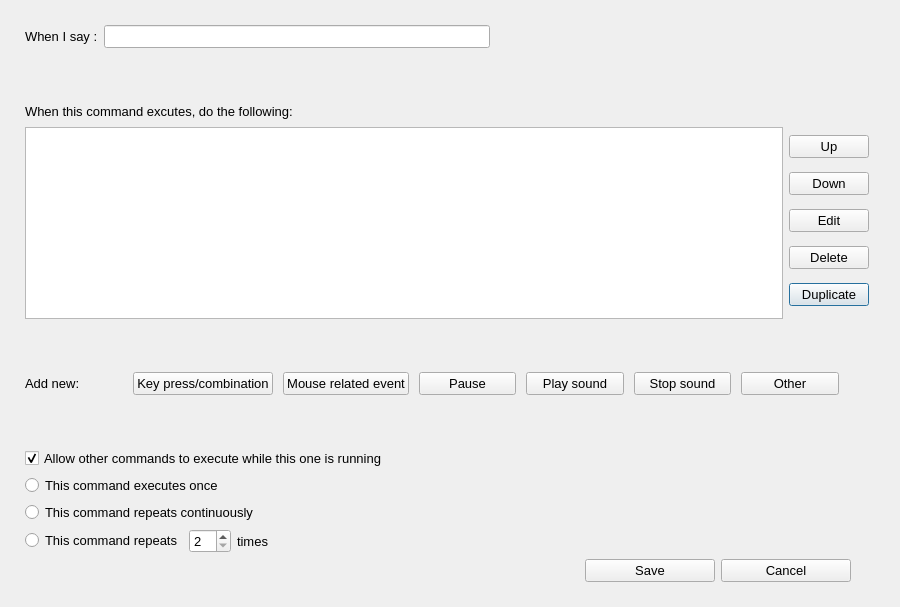
<?xml version="1.0" encoding="UTF-8"?>
<ui version="4.0">
 <class>CommandEditDialog</class>
 <widget class="QDialog" name="CommandEditDialog">
  <property name="geometry">
   <rect>
    <x>0</x>
    <y>0</y>
    <width>900</width>
    <height>607</height>
   </rect>
  </property>
  <property name="font">
   <font>
    <pointsize>10</pointsize>
   </font>
  </property>
  <property name="windowTitle">
   <string>Command Edit Dialog</string>
  </property>
  <property name="sizeGripEnabled">
   <bool>false</bool>
  </property>
  <layout class="QGridLayout" name="gridLayout">
   <property name="leftMargin">
    <number>25</number>
   </property>
   <property name="topMargin">
    <number>25</number>
   </property>
   <property name="rightMargin">
    <number>25</number>
   </property>
   <property name="bottomMargin">
    <number>25</number>
   </property>
   <item row="9" column="0">
    <layout class="QHBoxLayout" name="horizontalLayout_9">
     <item>
      <widget class="QRadioButton" name="oneExe">
       <property name="text">
        <string>This command executes once</string>
       </property>
       <property name="autoExclusive">
        <bool>true</bool>
       </property>
      </widget>
     </item>
     <item>
      <spacer name="horizontalSpacer_4">
       <property name="orientation">
        <enum>Qt::Orientation::Horizontal</enum>
       </property>
       <property name="sizeHint" stdset="0">
        <size>
         <width>40</width>
         <height>20</height>
        </size>
       </property>
      </spacer>
     </item>
    </layout>
   </item>
   <item row="3" column="0" colspan="7">
    <layout class="QHBoxLayout" name="horizontalLayout_7">
     <item>
      <widget class="QListWidget" name="actionsListWidget">
       <property name="font">
        <font>
         <pointsize>11</pointsize>
        </font>
       </property>
      </widget>
     </item>
     <item>
      <layout class="QVBoxLayout" name="verticalLayout_6">
       <item>
        <widget class="QPushButton" name="upBut">
         <property name="minimumSize">
          <size>
           <width>0</width>
           <height>0</height>
          </size>
         </property>
         <property name="text">
          <string>Up</string>
         </property>
         <property name="autoDefault">
          <bool>false</bool>
         </property>
        </widget>
       </item>
       <item>
        <widget class="QPushButton" name="downBut">
         <property name="minimumSize">
          <size>
           <width>0</width>
           <height>0</height>
          </size>
         </property>
         <property name="text">
          <string>Down</string>
         </property>
         <property name="autoDefault">
          <bool>false</bool>
         </property>
        </widget>
       </item>
       <item>
        <widget class="QPushButton" name="editBut">
         <property name="minimumSize">
          <size>
           <width>0</width>
           <height>0</height>
          </size>
         </property>
         <property name="text">
          <string>Edit</string>
         </property>
         <property name="autoDefault">
          <bool>false</bool>
         </property>
        </widget>
       </item>
       <item>
        <widget class="QPushButton" name="deleteBut">
         <property name="minimumSize">
          <size>
           <width>0</width>
           <height>0</height>
          </size>
         </property>
         <property name="text">
          <string>Delete</string>
         </property>
         <property name="autoDefault">
          <bool>false</bool>
         </property>
        </widget>
       </item>
       <item>
        <widget class="QPushButton" name="duplicateBtn">
         <property name="minimumSize">
          <size>
           <width>0</width>
           <height>0</height>
          </size>
         </property>
         <property name="text">
          <string>Duplicate</string>
         </property>
        </widget>
       </item>
      </layout>
     </item>
    </layout>
   </item>
   <item row="2" column="0" colspan="2">
    <layout class="QHBoxLayout" name="horizontalLayout_6">
     <item>
      <widget class="QLabel" name="label_2">
       <property name="text">
        <string>When this command excutes, do the following:</string>
       </property>
      </widget>
     </item>
     <item>
      <spacer name="horizontalSpacer_2">
       <property name="orientation">
        <enum>Qt::Orientation::Horizontal</enum>
       </property>
       <property name="sizeHint" stdset="0">
        <size>
         <width>40</width>
         <height>20</height>
        </size>
       </property>
      </spacer>
     </item>
    </layout>
   </item>
   <item row="11" column="0">
    <layout class="QHBoxLayout" name="horizontalLayout_11">
     <item>
      <widget class="QRadioButton" name="repeatExe">
       <property name="text">
        <string>This command repeats</string>
       </property>
       <property name="autoExclusive">
        <bool>true</bool>
       </property>
      </widget>
     </item>
     <item>
      <widget class="QSpinBox" name="repeatCnt">
       <property name="minimum">
        <number>2</number>
       </property>
      </widget>
     </item>
     <item>
      <widget class="QLabel" name="label_3">
       <property name="text">
        <string>times</string>
       </property>
      </widget>
     </item>
     <item>
      <spacer name="horizontalSpacer_6">
       <property name="orientation">
        <enum>Qt::Orientation::Horizontal</enum>
       </property>
       <property name="sizeHint" stdset="0">
        <size>
         <width>40</width>
         <height>20</height>
        </size>
       </property>
      </spacer>
     </item>
    </layout>
   </item>
   <item row="1" column="0">
    <spacer name="verticalSpacer">
     <property name="orientation">
      <enum>Qt::Orientation::Vertical</enum>
     </property>
     <property name="sizeHint" stdset="0">
      <size>
       <width>20</width>
       <height>40</height>
      </size>
     </property>
    </spacer>
   </item>
   <item row="8" column="0" colspan="3">
    <layout class="QHBoxLayout" name="horizontalLayout_8">
     <item>
      <widget class="QCheckBox" name="asyncChk">
       <property name="text">
        <string>Allow other commands to execute while this one is running</string>
       </property>
       <property name="checked">
        <bool>true</bool>
       </property>
      </widget>
     </item>
     <item>
      <spacer name="horizontalSpacer_3">
       <property name="orientation">
        <enum>Qt::Orientation::Horizontal</enum>
       </property>
       <property name="sizeHint" stdset="0">
        <size>
         <width>40</width>
         <height>20</height>
        </size>
       </property>
      </spacer>
     </item>
    </layout>
   </item>
   <item row="7" column="0">
    <spacer name="verticalSpacer_3">
     <property name="orientation">
      <enum>Qt::Orientation::Vertical</enum>
     </property>
     <property name="sizeHint" stdset="0">
      <size>
       <width>20</width>
       <height>40</height>
      </size>
     </property>
    </spacer>
   </item>
   <item row="6" column="0" colspan="2">
    <layout class="QHBoxLayout" name="horizontalLayout_2">
     <property name="spacing">
      <number>10</number>
     </property>
     <item>
      <widget class="QLabel" name="label_4">
       <property name="text">
        <string>Add new:</string>
       </property>
      </widget>
     </item>
     <item>
      <widget class="QPushButton" name="keyBtn">
       <property name="text">
        <string>Key press/combination</string>
       </property>
       <property name="autoDefault">
        <bool>false</bool>
       </property>
      </widget>
     </item>
     <item>
      <widget class="QPushButton" name="mouseBtn">
       <property name="text">
        <string>Mouse related event</string>
       </property>
       <property name="autoDefault">
        <bool>false</bool>
       </property>
      </widget>
     </item>
     <item>
      <widget class="QPushButton" name="pauseBtn">
       <property name="text">
        <string>Pause</string>
       </property>
       <property name="autoDefault">
        <bool>false</bool>
       </property>
      </widget>
     </item>
     <item>
      <widget class="QPushButton" name="playSoundBtn">
       <property name="text">
        <string>Play sound</string>
       </property>
       <property name="autoDefault">
        <bool>false</bool>
       </property>
      </widget>
     </item>
     <item>
      <widget class="QPushButton" name="stopSoundBtn">
       <property name="text">
        <string>Stop sound</string>
       </property>
       <property name="autoDefault">
        <bool>false</bool>
       </property>
      </widget>
     </item>
     <item>
      <widget class="QPushButton" name="otherBtn">
       <property name="text">
        <string>Other</string>
       </property>
       <property name="autoDefault">
        <bool>false</bool>
       </property>
      </widget>
     </item>
    </layout>
   </item>
   <item row="0" column="0" colspan="8">
    <layout class="QHBoxLayout" name="horizontalLayout" stretch="0,0,0">
     <item>
      <widget class="QLabel" name="label">
       <property name="text">
        <string>When I say :</string>
       </property>
      </widget>
     </item>
     <item>
      <widget class="QLineEdit" name="say"/>
     </item>
     <item>
      <spacer name="horizontalSpacer">
       <property name="orientation">
        <enum>Qt::Orientation::Horizontal</enum>
       </property>
       <property name="sizeHint" stdset="0">
        <size>
         <width>40</width>
         <height>20</height>
        </size>
       </property>
      </spacer>
     </item>
    </layout>
   </item>
   <item row="10" column="0">
    <layout class="QHBoxLayout" name="horizontalLayout_10" stretch="0,0">
     <item>
      <widget class="QRadioButton" name="continueExe">
       <property name="text">
        <string>This command repeats continuously</string>
       </property>
       <property name="autoExclusive">
        <bool>true</bool>
       </property>
      </widget>
     </item>
     <item>
      <spacer name="horizontalSpacer_5">
       <property name="orientation">
        <enum>Qt::Orientation::Horizontal</enum>
       </property>
       <property name="sizeHint" stdset="0">
        <size>
         <width>40</width>
         <height>20</height>
        </size>
       </property>
      </spacer>
     </item>
    </layout>
   </item>
   <item row="15" column="0" colspan="4">
    <layout class="QHBoxLayout" name="horizontalLayout_12">
     <item>
      <spacer name="horizontalSpacer_7">
       <property name="orientation">
        <enum>Qt::Orientation::Horizontal</enum>
       </property>
       <property name="sizeHint" stdset="0">
        <size>
         <width>40</width>
         <height>20</height>
        </size>
       </property>
      </spacer>
     </item>
     <item>
      <widget class="QPushButton" name="ok">
       <property name="minimumSize">
        <size>
         <width>130</width>
         <height>0</height>
        </size>
       </property>
       <property name="text">
        <string>Save</string>
       </property>
       <property name="autoDefault">
        <bool>false</bool>
       </property>
      </widget>
     </item>
     <item>
      <widget class="QPushButton" name="cancel">
       <property name="minimumSize">
        <size>
         <width>130</width>
         <height>0</height>
        </size>
       </property>
       <property name="text">
        <string>Cancel</string>
       </property>
       <property name="autoDefault">
        <bool>false</bool>
       </property>
      </widget>
     </item>
    </layout>
   </item>
   <item row="4" column="0" colspan="2">
    <spacer name="verticalSpacer_2">
     <property name="orientation">
      <enum>Qt::Orientation::Vertical</enum>
     </property>
     <property name="sizeHint" stdset="0">
      <size>
       <width>20</width>
       <height>40</height>
      </size>
     </property>
    </spacer>
   </item>
  </layout>
 </widget>
 <resources/>
 <connections/>
</ui>
